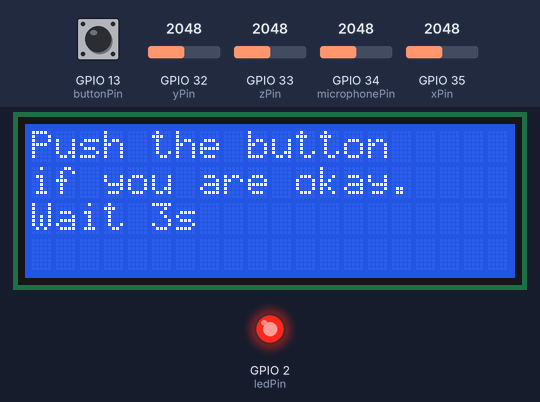
Recording of a program running on a simulated ESP32. On the bench: 20×4 character LCD, output pins drawn as LEDs (lit = HIGH). The inputs (shaded band) are chosen by the test bench; at power-on: GPIO 13 (buttonPin) HIGH, GPIO 32 (yPin) = 2048, GPIO 33 (zPin) = 2048, GPIO 34 (microphonePin) = 2048, GPIO 35 (xPin) = 2048. What the program prints to the serial monitor is not drawn.

Above: at 1.2 s.
1.3 s: GPIO 13 (buttonPin) pulled LOW for 3.2 s
At 5.1 s:
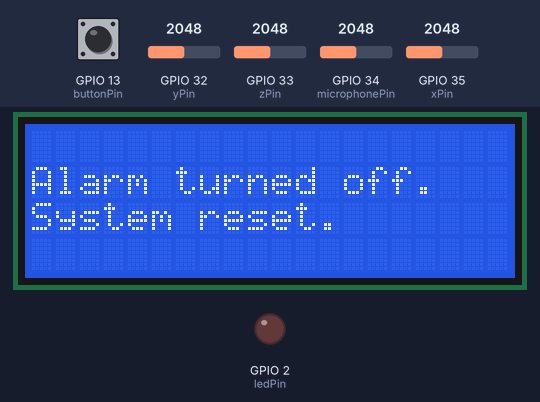
At 14.8 s:
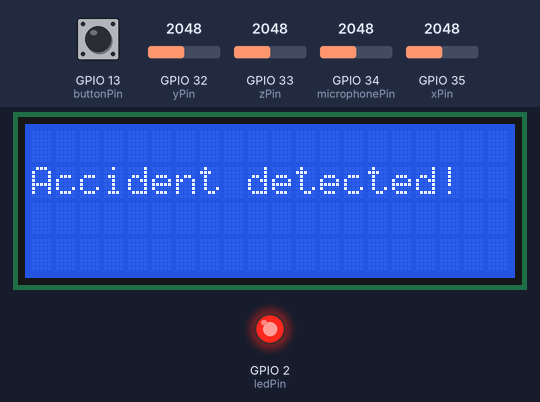
Timing chart, 0 to 16.3 s (numbered marks = the images above; inputs shaded):
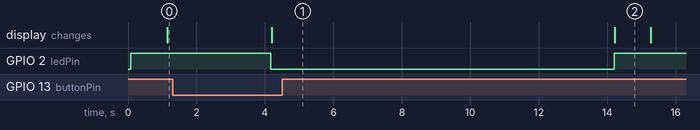

The program:

main.cpp
```cpp
#include <Wire.h>
#include <TinyGPS++.h>
#include <LiquidCrystal_I2C.h>

// Pin assignments for GSM module
const int gsmRxPin = 16;  // ESP32 RX pin (you can choose any GPIO)
const int gsmTxPin = 17;  // ESP32 TX pin (you can choose any GPIO)

HardwareSerial gsmSerial(1);  // Use hardware serial port 1 for GSM

// LCD settings
const int lcdAddress = 0x27;  // I2C address of your LCD
const int lcdCols = 20;       // Number of columns on your LCD
const int lcdRows = 4;        // Number of rows on your LCD

// Create LCD object
LiquidCrystal_I2C lcd(lcdAddress, lcdCols, lcdRows);

// Pin assignments
const int ledPin = 2;         // LED pin (built-in LED on ESP32)
const int buttonPin = 13;     // Button pin (you can choose any GPIO)
const int microphonePin = 34; // Microphone analog pin (ADC1_CH6)
const int xPin = 35;          // X-axis analog pin (ADC1_CH7)
const int yPin = 32;          // Y-axis analog pin (ADC1_CH4)
const int zPin = 33;          // Z-axis analog pin (ADC1_CH5)

// Threshold values for each axis
const int minXThreshold = -500;  // Example minimum threshold for x-axis
const int maxXThreshold = 500;   // Example maximum threshold for x-axis
const int minYThreshold = -500;  // Example minimum threshold for y-axis
const int maxYThreshold = 500;   // Example maximum threshold for y-axis
const int minZThreshold = -500;  // Example minimum threshold for z-axis
const int maxZThreshold = 500;   // Example maximum threshold for z-axis

// Other constants
const int microphoneThreshold = 100;

double accidentLatitude = 0.0;  // Variable to store accident latitude
double accidentLongitude = 0.0; // Variable to store accident longitude

TinyGPSPlus gps;

void setup() {
  Serial.begin(115200); // Higher baud rate for ESP32

  // Initialize the Wire library with the correct pins
  Wire.begin(21, 22); // SDA = 21, SCL = 22

  // Initialize LCD
  lcd.init();
  lcd.backlight();
  lcd.clear();
  lcd.setCursor(0, 0);
  lcd.print("Initializing...");

  pinMode(ledPin, OUTPUT);
  pinMode(buttonPin, INPUT_PULLUP); // Use internal pull-up resistor

  // Start GPS
  Serial2.begin(9600, SERIAL_8N1, 4, 5);  // Use hardware serial port 2 for GPS (RX=4, TX=5)
}

bool isAccident(int xValue, int yValue, int zValue) {
  // Check if any axis value is outside the specified range
  return (xValue < minXThreshold || xValue > maxXThreshold ||
          yValue < minYThreshold || yValue > maxYThreshold ||
          zValue < minZThreshold || zValue > maxZThreshold);
}

void triggerAlarm() {
  digitalWrite(ledPin, HIGH);
  Serial.println("Accident detected! Alarm activated.");
  lcd.clear();
  lcd.setCursor(0, 1);
  lcd.print("Accident detected!");
  delay(1000);
}

bool userResponded() {
  // Check if the button is pressed (user response)
  return digitalRead(buttonPin) == LOW; // Change to LOW due to pull-up resistor
}

void sendSms(const char* phoneNumber, const char* message) {
  // Initialize GSM module
  gsmSerial.begin(9600, SERIAL_8N1, gsmRxPin, gsmTxPin); // Set RX and TX pins for GSM

  // Wait for the GSM module to initialize
  delay(1000);

  // Initiating communication
  gsmSerial.print("AT+CMGF=1\r");  // Set SMS mode to text
  delay(100);
  gsmSerial.print("AT+CMGS=\"");
  gsmSerial.print(phoneNumber);
  gsmSerial.print("\"\r");
  delay(100);  // Delay for GSM module processing

  lcd.clear();
  lcd.print("Initiating communication...");
  delay(1500);  // Delay for LCD display

  // Send the message
  gsmSerial.print(message);
  delay(100);

  lcd.clear();
  lcd.print("Sending SMS...");
  delay(1500);

  gsmSerial.write(26);  // Ctrl+Z to end the SMS
  delay(1000);

  lcd.clear();
  lcd.print("SMS sent!");
  delay(1500);

  // Close communication with the GSM module
  gsmSerial.end();

  lcd.clear();
  lcd.print("Close communication with GSM Module");
  delay(10000);
}

void notifyEmergencyServices() {
  Serial.println("Notifying emergency services...");
  lcd.clear();
  lcd.print("Notifying emergency services...");
  delay(2000);

  // Print the stored GPS coordinates on the LCD
  lcd.clear();
  lcd.setCursor(0, 1);
  lcd.print("Latitude: ");
  lcd.print(accidentLatitude, 6);
  lcd.setCursor(0, 2);
  lcd.print("Longitude: ");
  lcd.print(accidentLongitude, 6);

  // Send SMS to the specified phone number
  sendSms("+917001234567", ("An accident has occurred at Latitude: " + String(accidentLatitude, 6) +
                            " and Longitude: " + String(accidentLongitude, 6)).c_str());

  delay(2000);
}

void resetSystem() {
  digitalWrite(ledPin, LOW);
  Serial.println("Alarm turned off. System reset.");
  lcd.clear();
  lcd.setCursor(0, 1);
  lcd.print("Alarm turned off.");
  lcd.setCursor(0, 2);
  lcd.print("System reset.");
  delay(10000);
}

void loop() {
  lcd.clear();

  // Read accelerometer data
  int xValue = analogRead(xPin);
  int yValue = analogRead(yPin);
  int zValue = analogRead(zPin);

  // Read microphone data
  int microphoneValue = analogRead(microphonePin);

  // Check for accident conditions
  if (isAccident(xValue, yValue, zValue) && microphoneValue > microphoneThreshold) {
    triggerAlarm();

    if (gps.location.isValid()) {
      accidentLatitude = gps.location.lat();
      accidentLongitude = gps.location.lng();
    }

    Serial.println("Push the button if you are okay.");
    lcd.clear();
    lcd.setCursor(0, 0);
    lcd.print("Push the button");
    lcd.setCursor(0, 1);
    lcd.print("if you are okay.");
    lcd.setCursor(0, 2);
    lcd.print("Wait 3s");

    delay(3000);

    int countdown = 10; // Set the countdown duration
    bool buttonPressed = false;
    for (int i = countdown; i > 0; i--) {
      digitalWrite(ledPin, HIGH);
      lcd.clear();
      lcd.print("Waiting for ");
      lcd.print(i);
      lcd.setCursor(0, 1);
      lcd.print(" seconds.");

      // Inner loop for more frequent button checks
      for (int j = 0; j < 1000; j++) {
          if (digitalRead(buttonPin) == LOW) { // Change to LOW due to pull-up resistor
              buttonPressed = true;
              break; // Exit the inner loop if the button is pressed
          }
          delay(1); // Check button every 1ms
      }

      if (buttonPressed) {
          break; // Exit the outer loop if the button is pressed
      }
    }

    if (buttonPressed) {
      resetSystem();
      return;
    }

    // If the user does not respond within the countdown period, notify emergency services
    notifyEmergencyServices();
  }
}
```

Measured:
- after the input at 1.3 s, GPIO 2 (ledPin): HIGH → LOW after 2.9 s, → HIGH 10.0 s later; the display: changes after 2.9 s (image 1)
